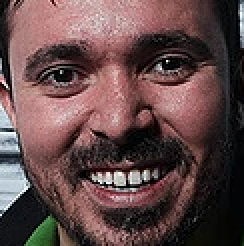
#> input picture croppedImages/drunk01_2.png, 244 x 246 px; its folder holds only this picture in this run
$ python mirroring.py
#> lines starting #> are read from the running program, lines starting #| are printed output that depends on the picture
from os import listdir

import numpy as np
import cv2
from PIL import Image, ImageOps

img_data = []
labels = []
for filename in listdir('../croppedImages'):
    if filename[0] == 'd':
        image = Image.open('../croppedImages/' + filename)
#> image is the input picture: PIL image 244x246 RGBA; mean R, G, B, A 97.6, 72.8, 72.5, 255
        im_mirrored = ImageOps.mirror(image)
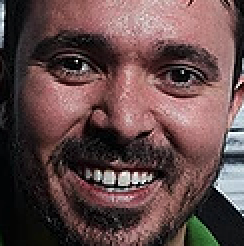
#> im_mirrored: PIL image 244x246 RGBA; mean R, G, B, A 97.6, 72.8, 72.5, 255
        data = np.asarray(im_mirrored)
        resized_image = cv2.resize(data, dsize=(128, 128), interpolation=cv2.INTER_CUBIC)
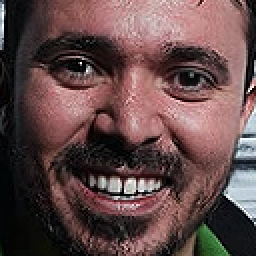
#> resized_image: shape (128, 128, 4) (shown 2 times larger); mean R, G, B, A 97.7, 73, 72.7, 255
        if filename[8] == '0' or filename[8] == '1':
            labels.append(0)
        else:
            labels.append(1)
        if resized_image.shape[2] == 4:
            resized_image = resized_image[:,:,:-1]
#> resized_image: shape (128, 128, 3)
        resized_image = resized_image / 255.0
        img_data.append(resized_image)

img_data = np.array(img_data)

np.save('mirrored_labels', labels)
np.save('mirrored_ImageData', img_data)

$ run again, on croppedImages/drunk04_0.png
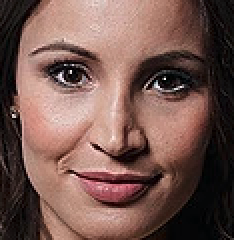
#> input picture croppedImages/drunk04_0.png, 234 x 240 px
#> image is the input picture: PIL image 234x240 RGBA; mean R, G, B, A 116.9, 86.6, 79.3, 255
#> `im_mirrored = ImageOps.mirror(image)`:
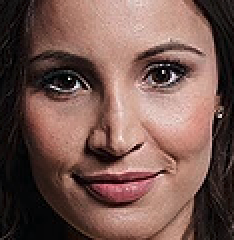
#> im_mirrored: PIL image 234x240 RGBA; mean R, G, B, A 116.9, 86.6, 79.3, 255
#> `resized_image = cv2.resize(data, dsize=(128, 128), interpolation=cv2.I..`:
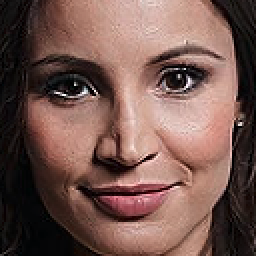
#> resized_image: shape (128, 128, 4) (shown 2 times larger); mean R, G, B, A 117.1, 86.8, 79.5, 255

$ run again, on croppedImages/drunk05_1.png
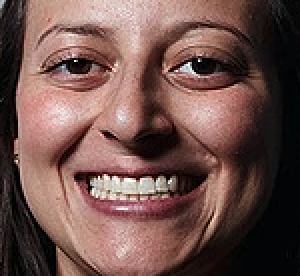
#> input picture croppedImages/drunk05_1.png, 300 x 276 px
#> image is the input picture: PIL image 300x276 RGBA; mean R, G, B, A 110.9, 81.1, 75.8, 255
#> `im_mirrored = ImageOps.mirror(image)`:
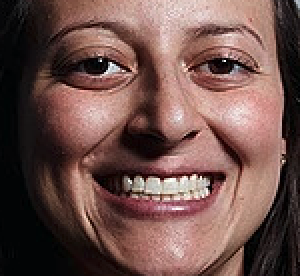
#> im_mirrored: PIL image 300x276 RGBA; mean R, G, B, A 110.9, 81.1, 75.8, 255
#> `resized_image = cv2.resize(data, dsize=(128, 128), interpolation=cv2.I..`:
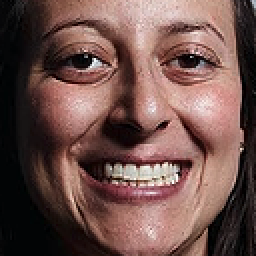
#> resized_image: shape (128, 128, 4) (shown 2 times larger); mean R, G, B, A 110.7, 81, 75.6, 255

$ run again, on croppedImages/drunk02_0.png
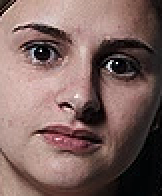
#> input picture croppedImages/drunk02_0.png, 162 x 196 px
#> image is the input picture: PIL image 162x196 RGBA; mean R, G, B, A 125.6, 99.7, 95.5, 255
#> `im_mirrored = ImageOps.mirror(image)`:
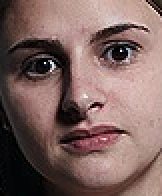
#> im_mirrored: PIL image 162x196 RGBA; mean R, G, B, A 125.6, 99.7, 95.5, 255
#> `resized_image = cv2.resize(data, dsize=(128, 128), interpolation=cv2.I..`:
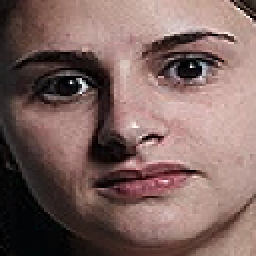
#> resized_image: shape (128, 128, 4) (shown 2 times larger); mean R, G, B, A 125.6, 99.8, 95.6, 255
